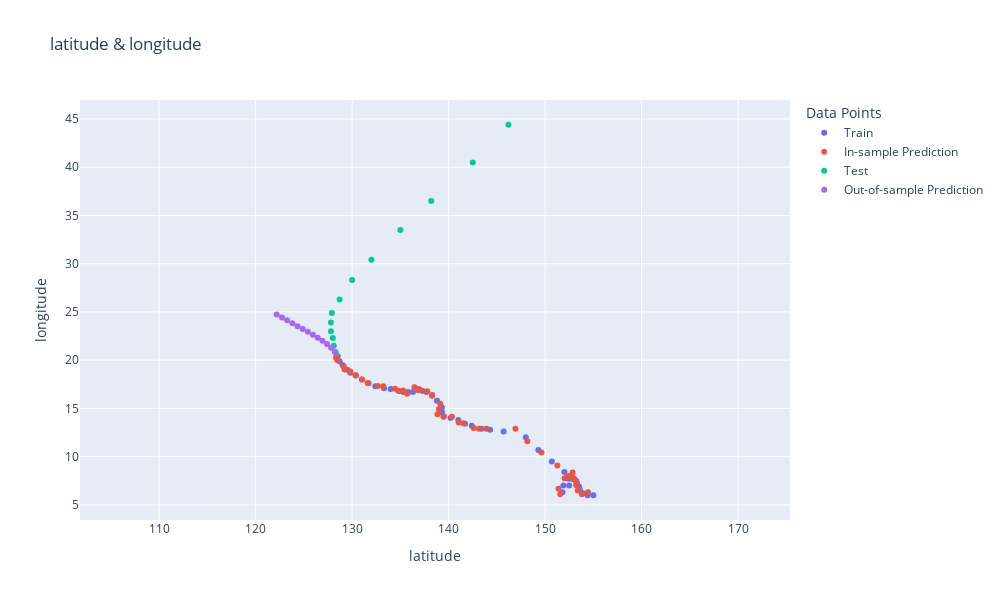

This figure's notebook cell:
### Code cell
fig.update_layout(
    width=1000,
    height=600,
    title="latitude & longitude",
    xaxis_title="latitude",
    yaxis_title="longitude",
)
fig.show()
